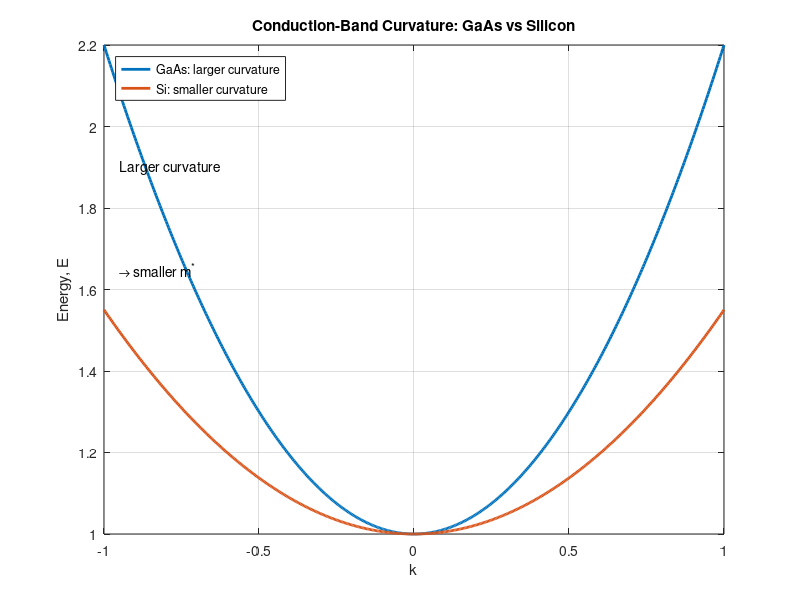

MATLAB code for this plot:
%% 3.3 - Comparing conduction-band curvature

clear; close all; clc;

k = linspace(-1,1,500);

% Larger curvature = smaller effective mass
E_GaAs = 1 + 1.2*k.^2;

% Smaller curvature = larger effective mass
E_Si = 1 + 0.55*k.^2;

figure('Color','w');

plot(k,E_GaAs,'LineWidth',2); hold on;
plot(k,E_Si,'LineWidth',2);

grid on;
box on;

xlabel('k');
ylabel('Energy, E');
title('Conduction-Band Curvature: GaAs vs Silicon');

legend('GaAs: larger curvature','Si: smaller curvature', ...
       'Location','northwest');

text(-0.95,1.9,'Larger curvature');
text(-0.95,1.65,'\rightarrow smaller m^*');

hold off;
